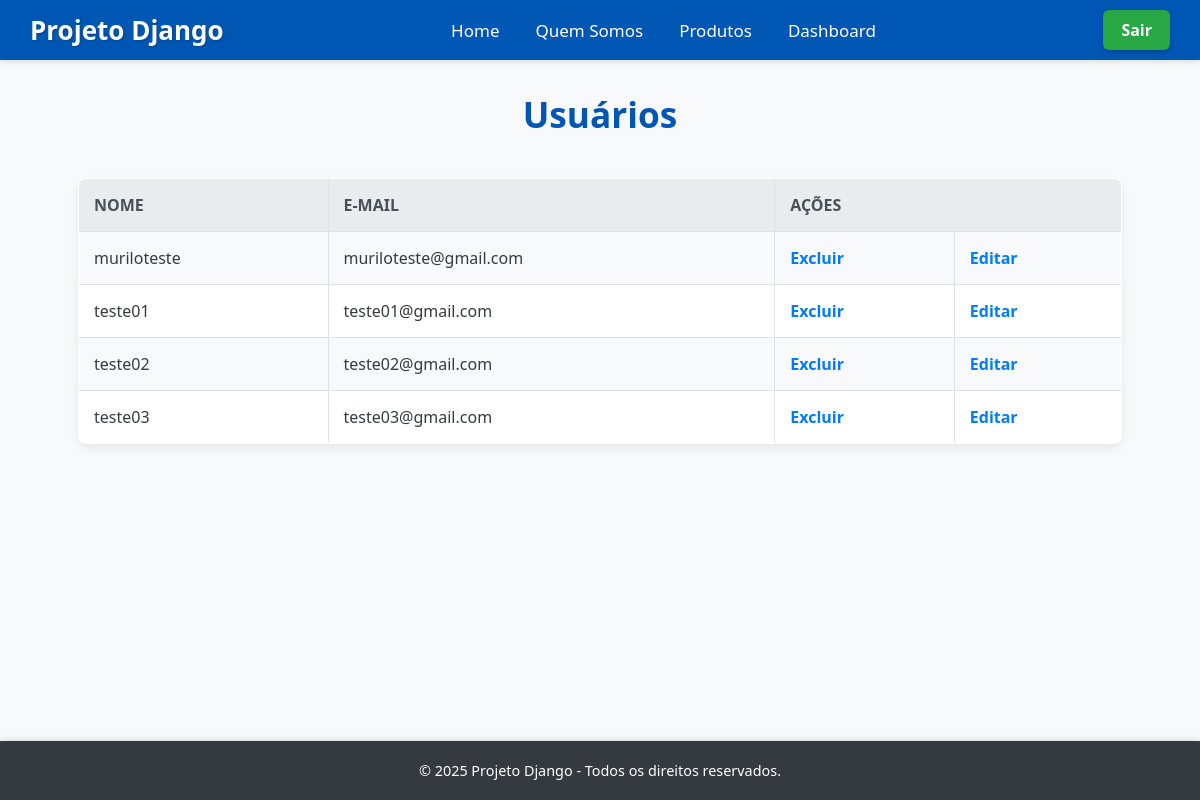
/usuarios (signed in), run on an earlier commit of the app's database.
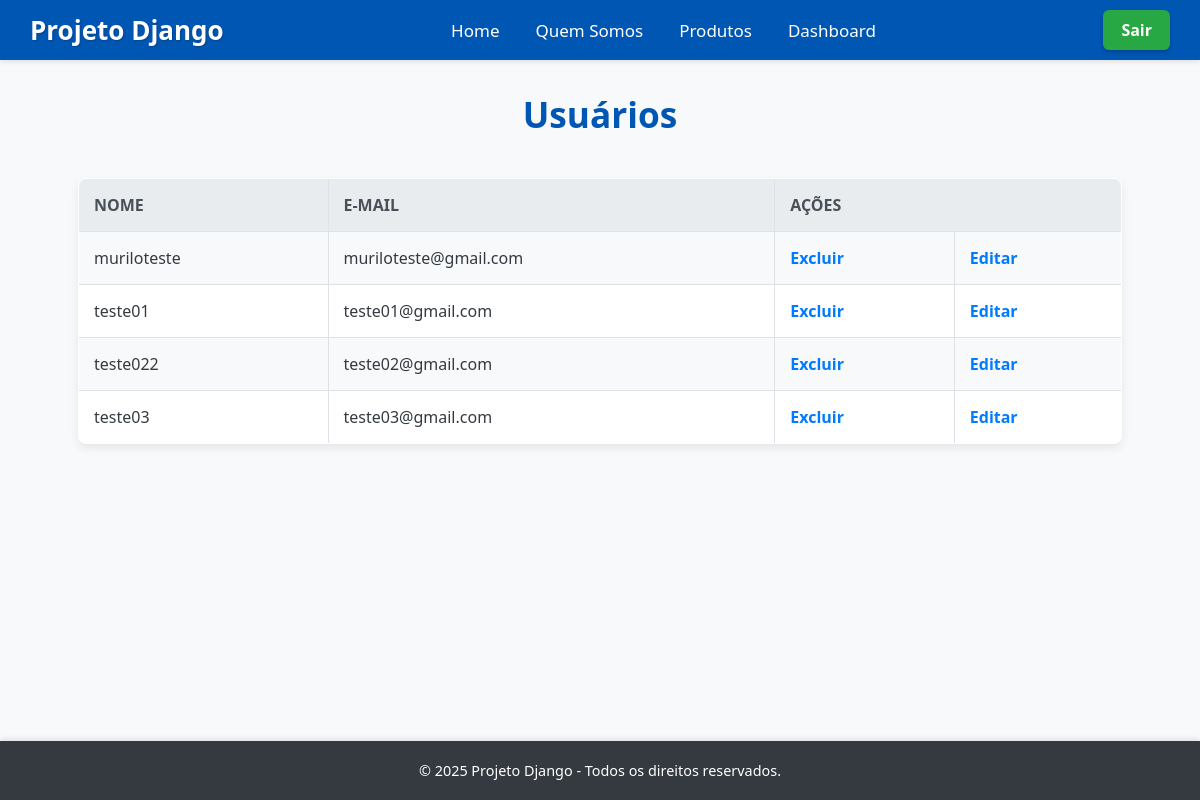
And on a later commit of the database.
### app/models.py (models this page shows, shortened)
class Usuario(models.Model):
    nome = models.CharField(max_length=100)
    email = models.EmailField(unique=True)
    senha = models.CharField(max_length=128)
    cep = models.CharField(max_length=9, blank=True)
    logradouro = models.CharField(max_length=100, blank=True)
    bairro = models.CharField(max_length=100, blank=True)
    localidade = models.CharField(max_length=100, blank=True)
    uf = models.CharField(max_length=2, blank=True)
    numero_residencia = models.CharField(max_length=10, blank=True)

### app/views.py (the view)
# urls.py: path('usuarios', views.exibirUsuarios,
def exibirUsuarios(request):
    sessao = verificar_sessao(request)
    if sessao: return sessao
    usuarios = Usuario.objects.all()
    return render(request, 'usuarios.html', {'ListUsuarios': usuarios})

### app/views.py (called while the page is built)
def verificar_sessao(request):
    if not request.session.get('email'):
        return redirect('index')
    return None

### app/templates/usuarios.html (shortened to what this page needs)
{% extends "template.html" %}
{% block conteudo %}
  <h1>Usuários</h1>
  <table border="1">
    <tr>
      <th>Nome</th>
      <th>E-mail</th>
      <th colspan="2">Ações</th>
    </tr>
    {% for user in ListUsuarios %}
    <tr>
      <td>{{ user.nome }}</td>
      <td>{{ user.email }}</td>
      <td><a href="{% url 'excluirUsuario' user.id %}">Excluir<a/></td>
      <td><a href="{% url 'editarUsuario' user.id %}">Editar<a/></td>
    </tr>
    {% endfor %}
  </table>
{% endblock %}

### app/templates/template.html (shortened to what this page needs)
{% load static %}
<!DOCTYPE html>
<html lang="pt">
  <head>
    <link rel="stylesheet" href="{% static '/style.css' %}" />
    <link rel="stylesheet" href="{% static 'style_produto.css' %}" />
  </head>
  <body>
   <nav class="navbar">
    <div class="logo">Projeto Django</div> <ul class="nav-links">
        <li><a href="{% url 'index' %}">Home</a></li>
        <li><a href="#">Quem Somos</a></li>
        <li><a href="{% url 'listar_produtos' %}">Produtos</a></li>
        {% if request.session.email %}
            <li><a href="{% url 'dashboard' %}">Dashboard</a></li>
        {% endif %}
    </ul>
    {% if request.session.email %}
        <a href="{% url 'logout' %}" class="btn-login">Sair</a>
    {% else %}
        <a href="{% url 'login' %}" class="btn-login">Login</a>
    {% endif %}
</nav>
<main>
    {% block main %} {% block conteudo %}{% endblock %} {% endblock %}
</main>
    <footer>
      <p>&copy; 2025 Projeto Django - Todos os direitos reservados.</p>
    </footer>
  </body>
</html>

### app/static/style.css (style rules this page uses)
* { margin: 0; padding: 0; box-sizing: border-box; font-family: 'Segoe UI', Tahoma, Geneva, Verdana, sans-serif; }
html, body { height: 100%; display: flex; flex-direction: column; background-color: #f8f9fa; color: #343a40; }
main { flex: 1; margin-top: 70px; padding: 20px; max-width: 1200px; margin-left: auto; margin-right: auto; width: 100%; }
.navbar { display: flex; justify-content: space-between; align-items: center; background-color: #0056b3; padding: 10px 30px; position: fixed; width: 100%; top: 0; left: 0; z-index: 1000; box-shadow: 0 2px 5px rgba(0, 0, 0, 0.1); }
.navbar .logo { font-size: 26px; color: white; font-weight: bold; text-shadow: 1px 1px 2px rgba(0, 0, 0, 0.2); }
.nav-links { list-style: none; display: flex; margin: 0; padding: 0; }
.nav-links li { margin: 0 18px; }
.nav-links a { color: white; text-decoration: none; font-size: 17px; padding: 5px 0; position: relative; transition: color 0.3s ease, transform 0.2s ease; }
.nav-links a::after { content: ''; position: absolute; width: 0; height: 2px; background: white; left: 0; bottom: -5px; transition: width 0.3s ease; }
.btn-login { background-color: #28a745; color: white; padding: 9px 18px; text-decoration: none; border-radius: 6px; transition: background-color 0.3s ease, transform 0.2s ease; font-weight: bold; box-shadow: 0 2px 4px rgba(0, 0, 0, 0.2); }
footer { background-color: #343a40; color: white; text-align: center; padding: 20px; margin-top: 40px; font-size: 0.9em; box-shadow: 0 -2px 5px rgba(0, 0, 0, 0.1); }
table { width: 90%; margin: 40px auto; border-collapse: collapse; background-color: #fff; box-shadow: 0 4px 10px rgba(0, 0, 0, 0.08); border-radius: 8px; overflow: hidden; }
th, td { border: 1px solid #dee2e6; padding: 15px; text-align: left; font-size: 1em; }
th { background-color: #e9ecef; color: #495057; font-weight: bold; text-transform: uppercase; }
tr:nth-child(even) { background-color: #f8f9fa; }

### app/static/style_produto.css (style rules this page uses)
h1 { color: #0056b3; font-size: 2.2em; margin-bottom: 25px; text-align: center; }
table a { color: #007bff; text-decoration: none; font-weight: bold; transition: color 0.2s ease; }

What changed in the data, as far as the page shows it:
changed Usuario "teste02@gmail.com": nome "teste02" → "teste022"
